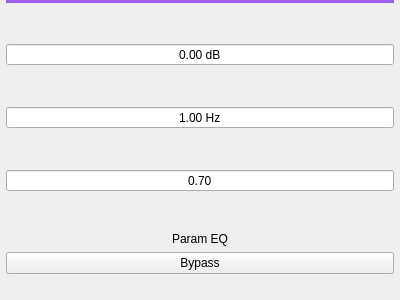
<?xml version="1.0" encoding="UTF-8"?>
<ui version="4.0">
 <class>QPeq</class>
 <widget class="QWidget" name="QPeq">
  <property name="geometry">
   <rect>
    <x>0</x>
    <y>0</y>
    <width>400</width>
    <height>300</height>
   </rect>
  </property>
  <property name="windowTitle">
   <string>Form</string>
  </property>
  <layout class="QVBoxLayout" name="verticalLayout">
   <property name="leftMargin">
    <number>6</number>
   </property>
   <property name="topMargin">
    <number>0</number>
   </property>
   <property name="rightMargin">
    <number>6</number>
   </property>
   <property name="bottomMargin">
    <number>6</number>
   </property>
   <item>
    <widget class="Line" name="line">
     <property name="styleSheet">
      <string notr="true">color: #A05EF0;</string>
     </property>
     <property name="frameShadow">
      <enum>QFrame::Plain</enum>
     </property>
     <property name="lineWidth">
      <number>4</number>
     </property>
     <property name="orientation">
      <enum>Qt::Horizontal</enum>
     </property>
    </widget>
   </item>
   <item>
    <spacer name="verticalSpacer_3">
     <property name="orientation">
      <enum>Qt::Vertical</enum>
     </property>
     <property name="sizeHint" stdset="0">
      <size>
       <width>20</width>
       <height>40</height>
      </size>
     </property>
    </spacer>
   </item>
   <item>
    <widget class="QDoubleSpinBox" name="doubleSpinBoxGain">
     <property name="alignment">
      <set>Qt::AlignCenter</set>
     </property>
     <property name="buttonSymbols">
      <enum>QAbstractSpinBox::NoButtons</enum>
     </property>
     <property name="suffix">
      <string> dB</string>
     </property>
     <property name="minimum">
      <double>-24.000000000000000</double>
     </property>
     <property name="maximum">
      <double>24.000000000000000</double>
     </property>
     <property name="value">
      <double>0.000000000000000</double>
     </property>
    </widget>
   </item>
   <item>
    <spacer name="verticalSpacer_2">
     <property name="orientation">
      <enum>Qt::Vertical</enum>
     </property>
     <property name="sizeHint" stdset="0">
      <size>
       <width>20</width>
       <height>40</height>
      </size>
     </property>
    </spacer>
   </item>
   <item>
    <widget class="QDoubleSpinBox" name="doubleSpinBoxFc">
     <property name="alignment">
      <set>Qt::AlignCenter</set>
     </property>
     <property name="buttonSymbols">
      <enum>QAbstractSpinBox::NoButtons</enum>
     </property>
     <property name="suffix">
      <string> Hz</string>
     </property>
     <property name="minimum">
      <double>1.000000000000000</double>
     </property>
     <property name="maximum">
      <double>20000.000000000000000</double>
     </property>
    </widget>
   </item>
   <item>
    <spacer name="verticalSpacer">
     <property name="orientation">
      <enum>Qt::Vertical</enum>
     </property>
     <property name="sizeHint" stdset="0">
      <size>
       <width>20</width>
       <height>40</height>
      </size>
     </property>
    </spacer>
   </item>
   <item>
    <widget class="QDoubleSpinBox" name="doubleSpinBoxQ">
     <property name="alignment">
      <set>Qt::AlignCenter</set>
     </property>
     <property name="buttonSymbols">
      <enum>QAbstractSpinBox::NoButtons</enum>
     </property>
     <property name="minimum">
      <double>0.000000000000000</double>
     </property>
     <property name="maximum">
      <double>20.000000000000000</double>
     </property>
     <property name="singleStep">
      <double>0.100000000000000</double>
     </property>
     <property name="value">
      <double>0.700000000000000</double>
     </property>
    </widget>
   </item>
   <item>
    <spacer name="verticalSpacer_4">
     <property name="orientation">
      <enum>Qt::Vertical</enum>
     </property>
     <property name="sizeHint" stdset="0">
      <size>
       <width>20</width>
       <height>40</height>
      </size>
     </property>
    </spacer>
   </item>
   <item>
    <widget class="QLabel" name="label">
     <property name="text">
      <string>Param EQ</string>
     </property>
     <property name="alignment">
      <set>Qt::AlignCenter</set>
     </property>
    </widget>
   </item>
   <item>
    <widget class="QPushButton" name="pushButtonBypass">
     <property name="text">
      <string notr="true">Bypass</string>
     </property>
     <property name="checkable">
      <bool>true</bool>
     </property>
    </widget>
   </item>
   <item>
    <spacer name="verticalSpacer_5">
     <property name="orientation">
      <enum>Qt::Vertical</enum>
     </property>
     <property name="sizeType">
      <enum>QSizePolicy::Fixed</enum>
     </property>
     <property name="sizeHint" stdset="0">
      <size>
       <width>20</width>
       <height>20</height>
      </size>
     </property>
    </spacer>
   </item>
  </layout>
 </widget>
 <resources/>
 <connections/>
</ui>
